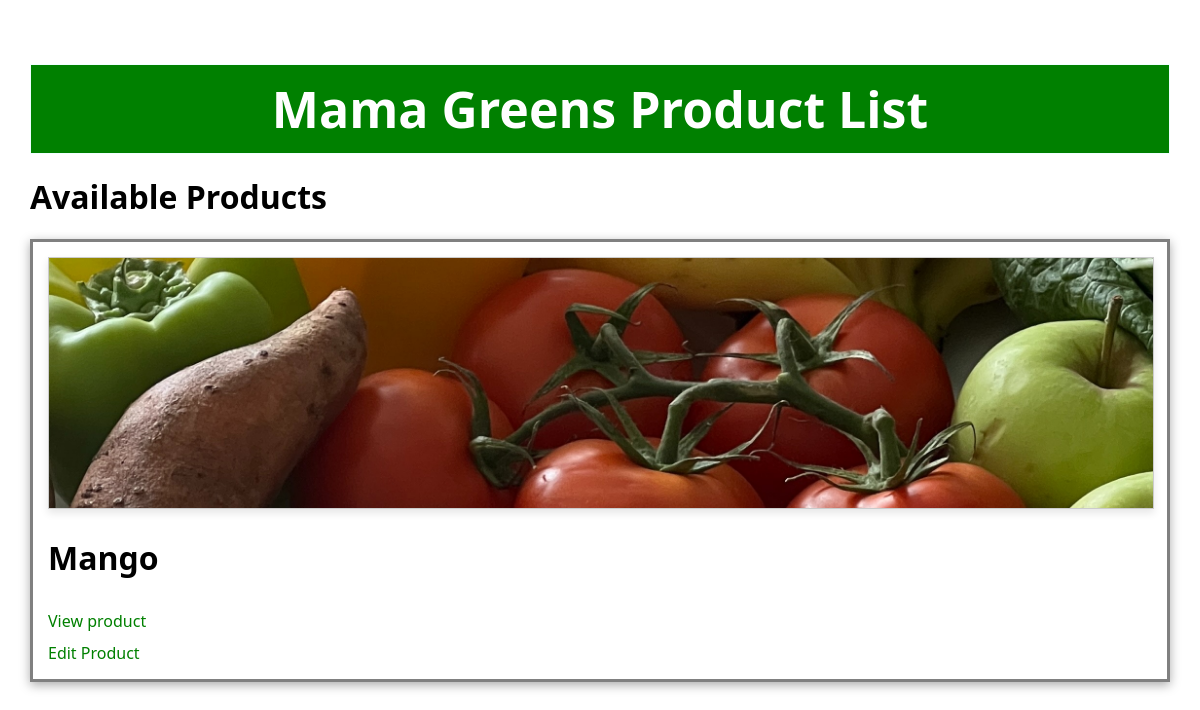
Before: /inventory/products/list/ with the older database file.
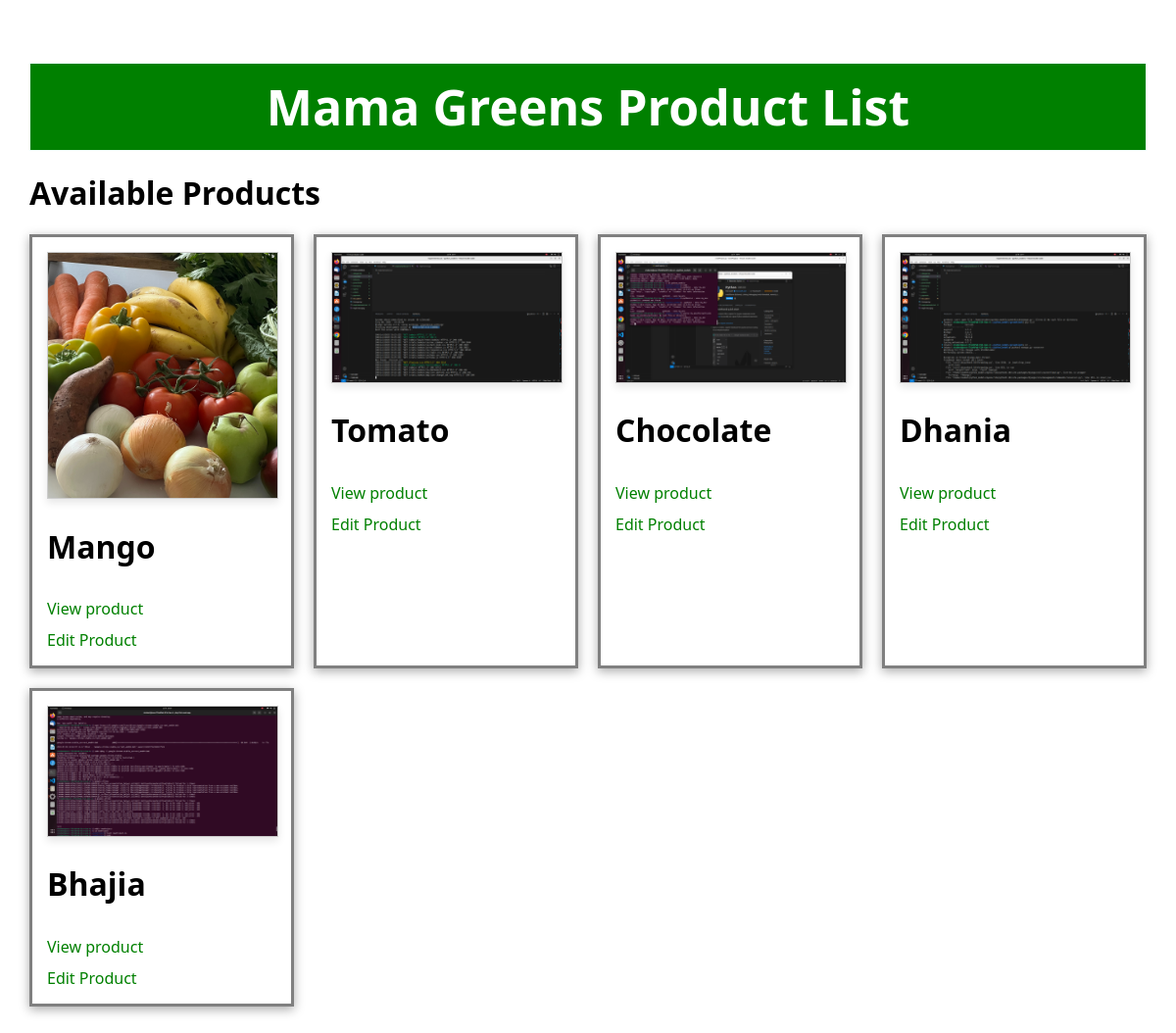
After: the same page with the newer database file.
### inventory/models.py (models this page shows)
class Product(models.Model):
    vendor_relations = models.ForeignKey(Vendor, null=True, on_delete=models.CASCADE)
    name=models.CharField(max_length=32)
    price=models.DecimalField(max_digits=8,decimal_places=2)
    description=models.TextField()
    image=models.ImageField()
    date_created=models.DateTimeField(auto_now_add=True)
    date_updated=models.DateTimeField(auto_now=True)
    stock=models.PositiveIntegerField()

### inventory/views.py (the view)
# urls.py: path("products/list/", products_list_view,
def products_list_view(request):
      products = Product.objects.all()
      return render(request, "inventory/products_list.html",{"products":products})

### templates/inventory/products_list.html (shortened to what this page needs)
<!DOCTYPE html>
<html lang="en">
<head>
    <link rel="stylesheet" href="products_list.css">
</head>
<body>
    <h1 class="header">Mama Greens Product List</h1>
    <h1 class="product"> Available Products</h1>
<div class="allproducts">
    {% for product in products %}
        <div class="product-container">
            <img src="{{product.image.url}}" class="img"/>
            <h1 class="product-name">{{ product.name }}</h1>
            <a href= "{%  url 'product_detail_view' id=product.id %}">View product</a>
            <br>
            <a href="{% url 'product_update_view' id=product.id %}"> Edit Product</a>
            <br>
        </div>
    {% endfor %}
</div>
</body>
</html>

### templates/inventory/products_list.html (style rules this page uses)
body { font-family: system-ui, -apple-system, BlinkMacSystemFont, 'Segoe UI', Roboto, Oxygen, Ubuntu, Cantarell, 'Open Sans', 'Helvetica Neue', sans-serif; padding: 30px; margin: 0; }
.img { width: 50%; height: auto; max-height: 1000px; }
.allproducts { display: grid; justify-content:space-between; grid-template-columns: repeat(auto-fit, minmax(250px, 1fr)); gap: 20px; }
.header { text-align: center; border: 1px solid azure; background-color: green; font-size: 50px; margin-bottom: 0%; padding: 10px; color: white; }
.product-container { border: solid gray 3px; padding: 15px; background-color: white; box-shadow: 0 3px 10px 0 #aaa; }
.product-container img { width: 100%; height: auto; max-height: 250px; object-fit: cover; border: 1px solid #ccc; box-shadow: 0 4px 8px rgba(0, 0, 0, 0.1); transition: transform 0.3s ease; }
a { color: green; text-decoration: none; display: inline-block; margin-top: 10px; }

Changed rows visible on the page:
added Product: image (picture), name "Tomato"
added Product: image (picture), name "Chocolate"
added Product: image (picture), name "Dhania"
added Product: image (picture), name "Bhajia"
